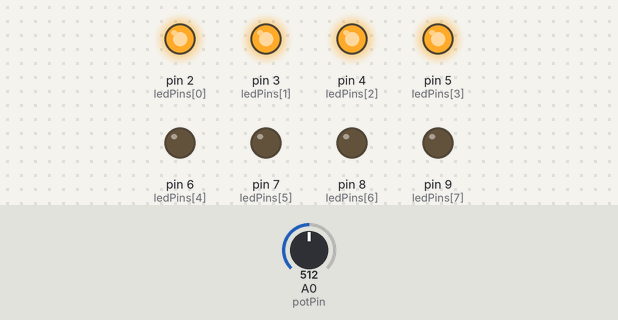
A sketch run on a simulated Arduino Uno, built with avr-gcc and run on an emulated ATmega328P. On the bench: output pins drawn as LEDs (lit = HIGH). The test bench sets the inputs (shaded band); at power-on: A0 (potPin) = 512.

Above: at 1.2 s.
1.3 s: A0 (potPin) set to 625
2.8 s: A0 (potPin) set to 652
At 3.4 s:
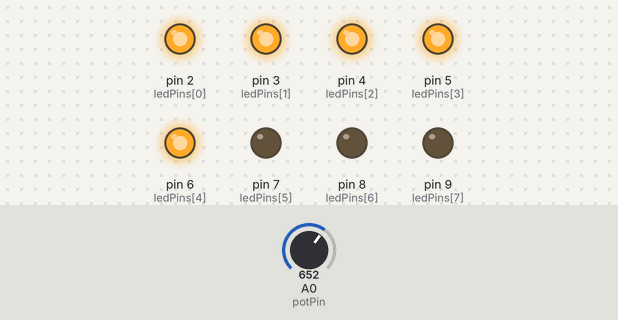
4.3 s: A0 (potPin) set to 511
At 5.5 s:
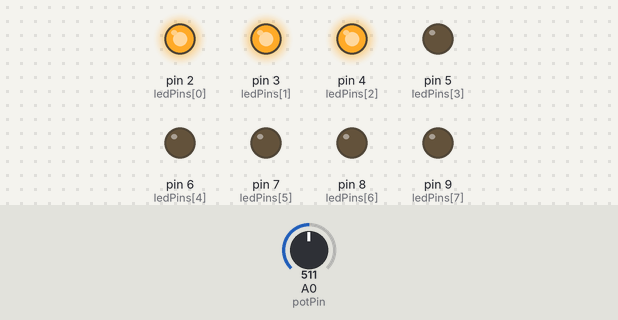
5.8 s: A0 (potPin) set to 395
7.3 s: A0 (potPin) set to 374
At 8.0 s:
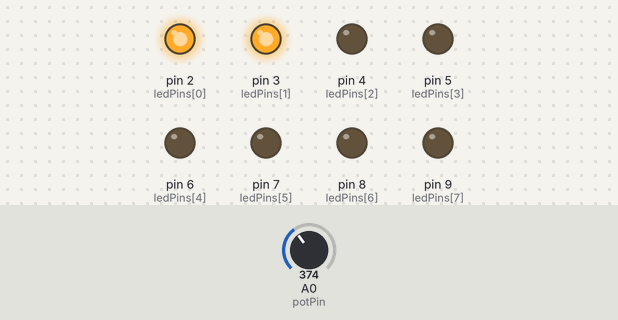
8.8 s: A0 (potPin) set to 716
At 9.2 s:
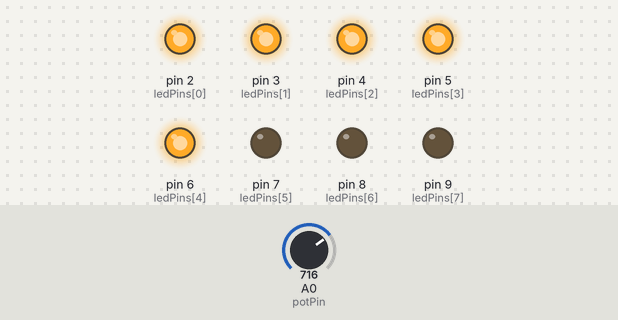
Timing chart, 0 to 11.3 s (numbered marks = the images above; inputs shaded):
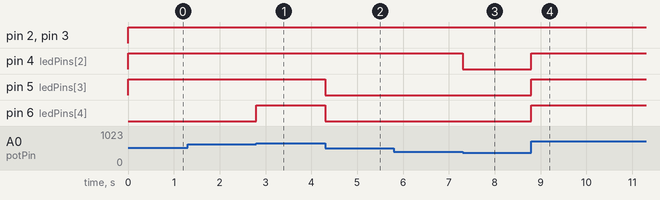

The sketch:

atividade_8.ino
```cpp
const int potPin = A0;
const int ledPins[] = {2, 3, 4, 5, 6, 7, 8, 9};
const int leds = sizeof(ledPins) / sizeof(ledPins[0]);

void setup() {
  for (int i = 0; i < leds; i++) pinMode(ledPins[i], OUTPUT);
  pinMode(potPin, INPUT);
}

void loop() {
  int leitura = analogRead(potPin);                 // 0..1023
  int nivel = map(leitura, 0, 1023, 0, leds);   // 0..8

  for (int i = 0; i < leds; i++) {
    digitalWrite(ledPins[i], i < nivel ? HIGH : LOW);
  }
}
```

Measured:
- the behaviour switches between 639 and 640 on A0 (potPin) (found by bisection; images 0 and 1)
- the behaviour switches between 384 and 383 on A0 (potPin) (found by bisection; images 2 and 3)
- after the input at 1.3 s, every drawn part: stays the same
- after the input at 2.8 s, pin 6 (ledPins[4]): LOW → HIGH at once
- after the input at 4.3 s, pin 5 (ledPins[3]), pin 6 (ledPins[4]): HIGH → LOW at once
- after the input at 5.8 s, every drawn part: stays the same
- after the input at 7.3 s, pin 4 (ledPins[2]): HIGH → LOW at once
- after the input at 8.8 s, pin 4 (ledPins[2]), pin 5 (ledPins[3]), pin 6 (ledPins[4]): LOW → HIGH at once
